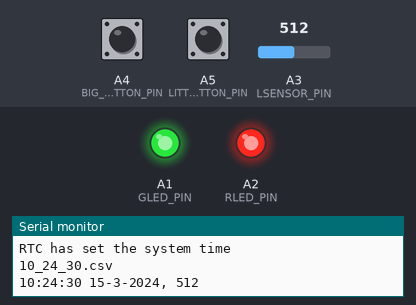
The sketch below on a simulated Teensy 3. On the bench: output pins drawn as LEDs (lit = HIGH), the last lines printed to the serial monitor. Inputs (shaded band) come from the test bench; at power-on: A4 (BIG_BUTTON_PIN) HIGH, A3 (LSENSOR_PIN) = 512, A5 (LITTLE_BUTTON_PIN) HIGH. The local clock reads 2024-03-15 10:24:30 at power-on unless the sketch sets it; storage starts empty.

Above: at 1.5 s.
1.6 s: A4 (BIG_BUTTON_PIN) pulled LOW for 0.15 s
At 2.4 s:
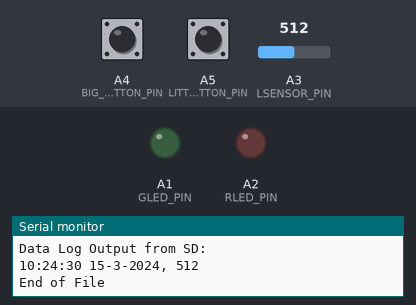
At 3.93 s:
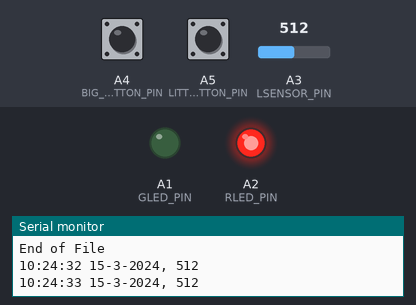
Timing chart, 0 to 10.9 s (numbered marks = the images above; inputs shaded):
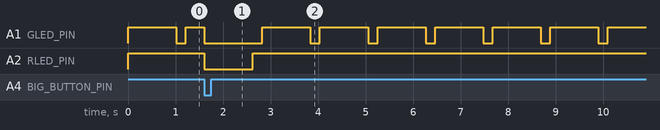

The sketch:

ldr-sd-example.ino
```cpp
// Nothing really needs to change for Teensy 4.0
// You just need to change th SD Card Chip Select Pin

// Include the Bounce2 library to debounce our switches
#include <Bounce2.h>

// Include the SD and SPI libraries so we can use the SD card reader which
// communicates over SPI to the microcontroller chip...
// understand that the microcontroller is technically just the CHIP, not
// all the other stuff around it. The SD Card Reader is a separate part that
// has to connect to the microcontroller like any other sensor or device.
#include <SD.h>
#include <SPI.h>

// Teensy 4.0 uses CS (Chip Select) on Pin 10
// Connect MOSI to Pin 11
// Connect MISO to Pin 12
// Connect SCK (clock) to Pin 13
// this parameter chooses the right pin for SPI communication
const int chipSelect = 10;

// Include the Real Time Clock and Time Libraries
#include <TimeLib.h>

// Define aliases that make our code more legible below
// These aren't variables, just substitutions the compiler
// makes later on - wherever it sees "BIG_BUTTON_PIN" in
// your code it will substitute "18", the pin we are using
// These pins are different than the 3.5 board...
#define BIG_BUTTON_PIN 18
#define LITTLE_BUTTON_PIN 19
#define LSENSOR_PIN A3
#define RLED_PIN 16
#define GLED_PIN 15

// Instantiate a Bounce object for the buttons
Bounce debouncerBIG = Bounce();
Bounce debouncerLITTLE = Bounce();

// Create a timer object that measures elapsed time in ms
elapsedMillis timer = 0;

// character array to store the current filename
String filename;

// Put your setup code here, to run once on boot:
void setup() {

  // Start the Serial Port so we can send messages back and forth
  Serial.begin(115200); // USB is always 12 Mbit/sec on TEENSY - it's SPECIAL

  // Setup the BIG button with an internal pull-up resistor:
  pinMode(BIG_BUTTON_PIN,INPUT_PULLUP);
  // After setting up the button, setup the Bounce instance:
  debouncerBIG.attach(BIG_BUTTON_PIN);
  debouncerBIG.interval(5); // debounce interval in ms

  // Setup the LITTLE button with an internal pull-up resistor:
  pinMode(LITTLE_BUTTON_PIN,INPUT_PULLUP);
  // After setting up the button, setup the Bounce instance:
  debouncerLITTLE.attach(LITTLE_BUTTON_PIN);
  debouncerLITTLE.interval(5); // debounce interval in ms

  // Define our analog input pin formally for Light Sensor
  pinMode(LSENSOR_PIN,INPUT);

  // Define our Output pins formally for both the LEDs
  pinMode(RLED_PIN,OUTPUT);
  pinMode(GLED_PIN,OUTPUT);

  // They are common anode LEDs, so we need to set it LOW to turn it ON, HIGH to turn it OFF
  digitalWrite(RLED_PIN, HIGH);
  digitalWrite(GLED_PIN, HIGH);
  delay(100);

  // Initialize the SD Card with status/error messages to help debug things
  Serial.print("Initializing SD card...");

  // see if the card is present and can be initialized:
  if (!SD.begin(chipSelect)) {
    Serial.println("Card failed, or not present");
    while (1) {
      // No SD card, so don't do anything more - stay stuck here
      // We're using the RED LED as an error message...
      digitalWrite(RLED_PIN, LOW);
      digitalWrite(GLED_PIN, HIGH);
    }
  }
  Serial.println("card initialized.");

  // Sometimes things move too fast for parts or things to initialize, so adding in delays can help
  delay(100);

  // set the Time library to use Teensy 3.0's RTC to keep time
  setSyncProvider(getTeensy3Time);
  delay(100);

  if (timeStatus()!= timeSet) {
    Serial.println("Unable to sync with the RTC");
    // Turn on the RED LED, turn off the GREEN if the actual time isn't set
    // We're using the RED LED as an error message...
    digitalWrite(RLED_PIN, LOW);
    digitalWrite(GLED_PIN, HIGH);
    delay(200);
    digitalWrite(RLED_PIN, HIGH);
    delay(200);
    digitalWrite(RLED_PIN, LOW);
    delay(200);
    digitalWrite(RLED_PIN, HIGH);
  } else {
    Serial.println("RTC has set the system time");
  }

  // Define the current datalog file to write to
  startNewLog();
}

// The "loop()" function runs repeatedly in a loop...this is
// where your main program lives...
void loop() {
  // Update the Bounce instance so we know if the state
  // of the button has changed:
  debouncerBIG.update();
  debouncerLITTLE.update();

  // If more than 1000ms has passed, record a new sensor value
  if(timer>1000){
    int val = analogRead(LSENSOR_PIN);
    writeToSD(val);
    timer = 0;
  }
  // If the BIG_BUTTON_PIN has been grounded (i.e. we pressed the button)
  // then the value of debouncerBIG.fell() will be TRUE = 1
  // and we'll write the current Data Log file to the Serial Port
  if(debouncerBIG.fell()){
    printSDtoSerialPort();
  }
  // Same as above, but for the Little Button
  // When we press the Little Button create a new filename to write to
  if(debouncerLITTLE.fell()){
    startNewLog();
  }
}

// This is a self defined function to write the time and one INTEGER to the SD Card
// Notice we define an input "int data" to the function that we use when
// we call the function above...
void writeToSD(int data) {
  // open the file. Note the .c_str() converts from String to character array
  File dataFile = SD.open(filename.c_str(), FILE_WRITE);

  // make a string for assembling the data to log:
  String dataString = "";

  // Make a string with the
  dataString += String(hour());
  dataString += ":";
  dataString += formatDigits(minute());
  dataString += ":";
  dataString += formatDigits(second());
  dataString += " ";
  dataString += String(day());
  dataString += "-";
  dataString += String(month());
  dataString += "-";
  dataString += String(year());
  dataString += ", ";
  dataString += String(analogRead(LSENSOR_PIN));

  // if the file is available, write to it:
  if (dataFile) {
    dataFile.println(dataString);
    dataFile.close();
    // print to the serial port too:
    Serial.println(dataString);
    // We're using the Green LED as an success message...
    digitalWrite(RLED_PIN, HIGH);
    digitalWrite(GLED_PIN, LOW);
    delay(200);
    digitalWrite(GLED_PIN, HIGH);
  } else {
    // if the file isn't open, pop up an error:
    Serial.println("error opening datalog file - write");
    // We're using the RED LED as an error message...
    digitalWrite(RLED_PIN, LOW);
    digitalWrite(GLED_PIN, HIGH);
    delay(100);
    digitalWrite(RLED_PIN, HIGH);
    delay(100);
    digitalWrite(RLED_PIN, LOW);
    delay(100);
    digitalWrite(RLED_PIN, HIGH);
  }
}

// This is a self defined function to read the datalog file
// on the SD Card and print it to the Serial Port
void printSDtoSerialPort() {
  digitalWrite(RLED_PIN, LOW);
  digitalWrite(GLED_PIN, LOW);

  File dataFile = SD.open(filename.c_str());

  // if the file is available, write it to the Serial Port:
  Serial.println();
  Serial.println(filename);
  Serial.println("Data Log Output from SD:");
  if (dataFile) {
    while (dataFile.available()) {
      Serial.write(dataFile.read());
    }
    dataFile.close();
    Serial.println("End of File");
    Serial.println();
  }  // if the file isn't open, pop up an error:
  else {
    Serial.println("error opening datalog");
  }
  delay(1000);
  digitalWrite(RLED_PIN, LOW);
  digitalWrite(GLED_PIN, LOW);
}

// Function to create a new datalog filename
void startNewLog() {

  // make a string for assembling the data to log:
  String dataString = "";

  // Make a string with the
  dataString += String(hour());
  dataString += "_";
  dataString += formatDigits(minute());
  dataString += "_";
  dataString += formatDigits(second());
  dataString += ".csv";
  filename = dataString;
  Serial.println();
  Serial.println(filename);
  Serial.println();
}

// utility function for digital clock display: Prints leading 0's
String formatDigits(int digits){
  String digitString = "";
  if(digits < 10){
    digitString += '0';
  }
  digitString += String(digits);
  return digitString;
}

// Function to use the Real Time Clock
time_t getTeensy3Time()
{
  return Teensy3Clock.get();
}
```

Measured:
- after the input at 1.6 s, A2 (RLED_PIN): HIGH → LOW at once, → HIGH 1.0 s later
- by itself, A1 (GLED_PIN): repeats every 1.2 s: HIGH 1.0 s, LOW 0.20 s
